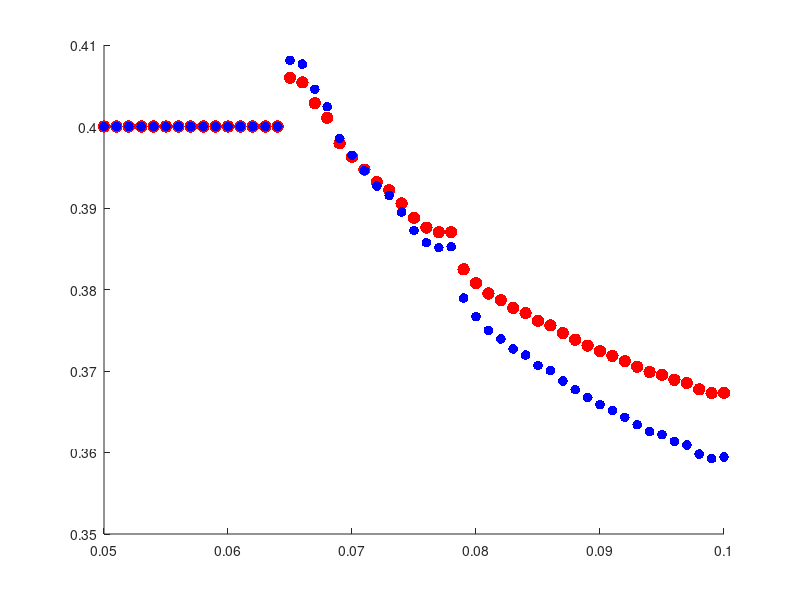

Recreate this plot in MATLAB. (Note: this script raises an error after producing the figure.)
%Script used to generate Figure 7(a) based on file average_max_f_LH.csv

% Load the data from average_max_f_LH.csv
data = load('average_max_f_LH.csv'); 

chi_u_values = data(:, 1);  % First column: Sensitivity of Environmental Motion
avg_f_L = data(:, 2);       % Second column: Spatial Maximum of Payoff for L-type
avg_f_H = data(:, 3);       % Third column: Spatial Maximum of Payoff for H-type

% Plot for max f_L and f_H (Figure 7(a))
figure;
hold on;
dotSize = 80;
scatter(chi_u_values, avg_f_L, dotSize, 'r', 'filled', 'DisplayName', 'Maximal payoff $f_L$');
dotSize = 50;
scatter(chi_u_values, avg_f_H, dotSize, 'b', 'filled', 'DisplayName', 'Maximal payoff $f_H$');
h_line_payoffs = yline(0.4, '--k', 'LineWidth', 3, 'DisplayName', 'Uniform $f_L$ \& $f_H$', 'Interpreter', 'latex');
h_line_critical = xline(0.0646, '--', 'Color', [0.5 0.5 0.5], 'LineWidth', 3, 'DisplayName', 'Critical $\chi_u^*$', 'Interpreter', 'latex');
ylim([0.35, 0.44]);
xlabel('Sensitivity of Environmental Motion $\chi_u$', 'Interpreter', 'latex', 'FontSize', 23, 'fontname', 'arial');
ylabel('Spatial Maximum of Payoff', 'Interpreter', 'latex', 'FontSize', 23, 'fontname', 'arial');
legend('show', 'Location', 'best', 'Interpreter', 'latex', 'FontSize', 17, 'fontname', 'arial');
set(gca, 'FontSize', 16);
ax = gca;
ax.XLabel.FontSize = 23; 
ax.YLabel.FontSize = 23;
grid on;